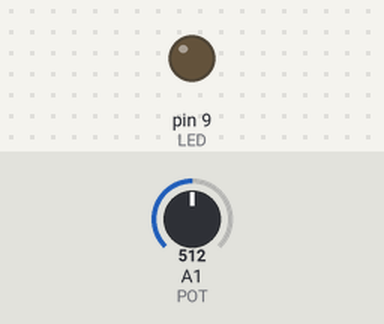
Recording of a sketch running on a simulated Arduino Uno, built with avr-gcc and run on an emulated ATmega328P. On the bench: output pins drawn as LEDs (lit = HIGH). Inputs (shaded band) come from the test bench; at power-on: A1 (POT) = 512. What the sketch prints to the serial monitor is not drawn.

Above: at 1.2 s.
1.3 s: A1 (POT) set to 411
4.3 s: A1 (POT) set to 390
At 5.0 s:
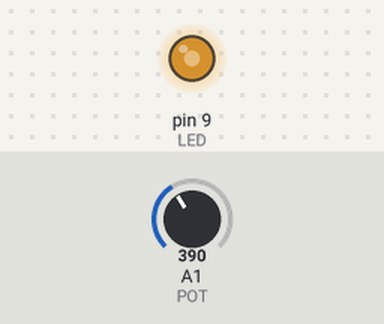
5.8 s: A1 (POT) set to 0
At 6.6 s:
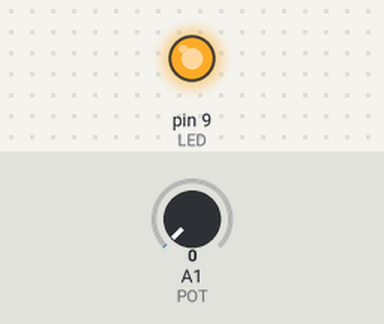
Timing chart, 0 to 8.8 s (numbered marks = the images above; inputs shaded):
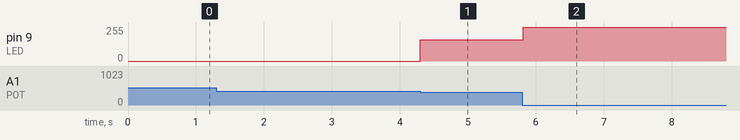

The sketch:

Analog_Input_Photoresister.ino
```cpp
int POT = A1;
int LED = 9;
int val = 0;
int bright = 0;
void setup() {
  pinMode(POT, INPUT);
  pinMode(LED, OUTPUT);
  Serial.begin(9600);
}

void loop() {
    val = analogRead(POT);
    bright = map(val, 0, 1023, 255, 0);
    if(val > 400){
      bright = 0;
    }

    analogWrite(LED, bright);
    Serial.println(String("광량 : ") + val + String(" 밝기 : ") + bright);
}
```

Measured:
- the behaviour switches between 401 and 400 on A1 (POT) (found by bisection; images 0 and 1)
- after the input at 1.3 s, every drawn part: stays the same
- after the input at 4.3 s, pin 9 (LED): 0/255 → 158/255 at once
- after the input at 5.8 s, pin 9 (LED): 158/255 → 255/255 at once
